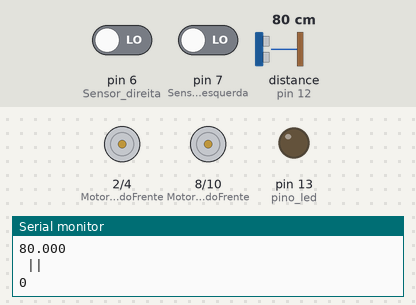
Bench run of a sketch on a simulated Arduino Uno, built with avr-gcc and run on an emulated ATmega328P. Shown: motor-driver pin pairs drawn as motors (green arrow = first pin HIGH = forward, orange = second pin HIGH = backward, longer = more drive, scaled by the enable pin), output pins drawn as LEDs (lit = HIGH), the last lines printed to the serial monitor. The test bench sets the inputs (shaded band); at power-on: pin 6 (Sensor_direita) LOW, distance to the obstacle (sensor on pin 12) 80 cm, pin 7 (Sensor_esquerda) LOW. The echo pulse lasts 58.3 µs per cm.

Above: at 6.2 s.
6.3 s: pin 6 (Sensor_direita) driven HIGH
At 6.55 s:
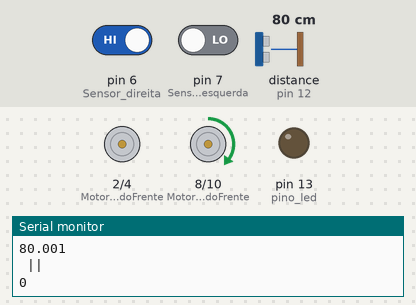
9.3 s: distance to the obstacle (sensor on pin 12) set to 7 cm
12.3 s: distance to the obstacle (sensor on pin 12) set to 4 cm
At 13.9 s:
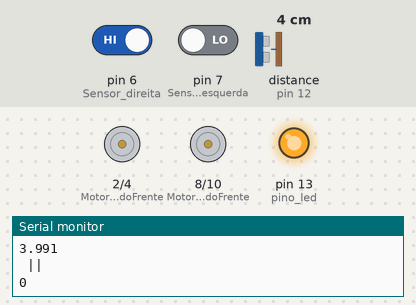
At 15.3 s:
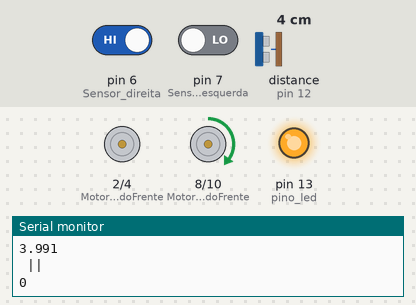
Timing chart, 0 to 27.3 s (numbered marks = the images above; inputs shaded):
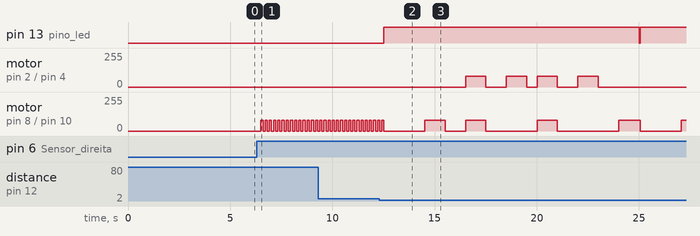

Measured:
- the behaviour switches between 6 and 5 cm on distance to the obstacle (sensor on pin 12) (found by bisection; images 1 and 2)
- after the input at 6.3 s, motor on pin 8 (MotorB_sentidoFrente) / pin 10 (MotorB_sentidoTras): alternates forward 80/255 for 0.11 s and stopped for 0.10 s, starting after 0.20 s
- after the input at 12.3 s, pin 13 (pino_led): LOW → HIGH after 0.21 s, → LOW 12.5 s later, → HIGH 0.05 s later; motor on pin 2 (MotorA_sentidoFrente) / pin 4 (MotorA_sentidoTras): stopped → forward 80/255 after 4.2 s, → stopped 1.0 s later, → forward 80/255 1.0 s later, → stopped 1.0 s later, … (8 changes in this stretch)

The sketch:

ArduinoCode.ino
```cpp
/*PROGRAMA FINAL VEÍCULO SEGUIDOR DE LINHA*/

//Carrega a biblioteca do sensor ultrassonico
#include <Ultrasonic.h>

/*DECLARAÇÃO DE VARIAVEIS*/

/*MOTORES*/
#define MotorA_sentidoFrente 2 //Motor A para frente
#define MotorA_sentidoTras 4   //Motor A para tras
#define MotorB_sentidoFrente 8 //Motor B para frente
#define MotorB_sentidoTras 10 //Motor B para tras
#define MotorA_PWM 3 //Controla a velocidade Motor A
#define MotorB_PWM 9 //Controla a velocidade Motor A

/*SENSOR DE REFLETÂNCIA*/
#define Sensor_direita 6 //Sensor direito
#define Sensor_esquerda 7 //Sensor direito
bool direita, esquerda; //Tranforma em valores lógicos

/*SENSOR ULTRASONICO*/
#define pino_trigger 11 //Entrada do pulso ultrasônico
#define pino_echo 12 //Saída do pulso ultrasônico
Ultrasonic ultrasonic(pino_trigger, pino_echo);

/*LED*/
#define pino_led 13 //Pino do LED


/*Cria 4 níveis de velocidade*/
#define veloc0 0
#define veloc1 60
#define veloc2 80
#define veloc3 255

/*Configurações do sitema*/
void setup() {
  delay(5000); //Espera 5 segundos para iniciar
  Serial.begin(115200); //Frequência leitura dos dados
  /*Define pinos de entrada e saída*/
  pinMode(MotorA_sentidoFrente, OUTPUT);
  pinMode(MotorA_sentidoTras, OUTPUT);
  pinMode(MotorB_sentidoFrente, OUTPUT);
  pinMode(MotorB_sentidoTras, OUTPUT);
  pinMode(MotorA_PWM, OUTPUT);
  pinMode(MotorB_PWM, OUTPUT);
  pinMode(Sensor_direita, INPUT);
  pinMode(Sensor_esquerda, INPUT);
  pinMode(pino_led, OUTPUT);

}

void loop() {
    //Le as informacoes do sensor
  float cmMsec;
  long microsec = ultrasonic.timing();
  cmMsec = ultrasonic.convert(microsec, Ultrasonic::CM);

  //Exibe informacoes no serial monitor

  Serial.print(cmMsec);
  direita = digitalRead(Sensor_direita);
  esquerda = digitalRead(Sensor_esquerda);
  Serial.println(direita);
  Serial.println(" || ");
  Serial.println(esquerda);

  delay(50);

  //Define o sentido de rotação dos motores
  digitalWrite(MotorA_sentidoFrente, HIGH);
  digitalWrite(MotorA_sentidoTras, LOW);
  digitalWrite(MotorB_sentidoFrente, HIGH);
  digitalWrite(MotorB_sentidoTras, LOW);

  //Leituras dos Sensores


  //Caso seja dectado um obstáculo a 5 cm:
  if (cmMsec <= 5.0) {
    digitalWrite(pino_led, HIGH); //acende o LED vermelho


    analogWrite(MotorA_PWM, veloc0); //para
    analogWrite(MotorB_PWM, veloc0);
    delay(2000);
    analogWrite(MotorA_PWM, veloc0);
    analogWrite(MotorB_PWM, veloc2);
    delay(1000);
    analogWrite(MotorA_PWM, veloc0); //para
    analogWrite(MotorB_PWM, veloc0);
    delay(1000);
    analogWrite(MotorA_PWM, veloc2); ////para frente
    analogWrite(MotorB_PWM, veloc2);
    delay(1000);
    analogWrite(MotorA_PWM, veloc0); //para
    analogWrite(MotorB_PWM, veloc0);
    delay(1000);
    analogWrite(MotorA_PWM, veloc2); //gira a 90º graus para direita
    analogWrite(MotorB_PWM, veloc0);
    delay(1000);
    analogWrite(MotorA_PWM, veloc0); //para
    analogWrite(MotorB_PWM, veloc0);
    delay(500);
    analogWrite(MotorA_PWM, veloc2); //para frente
    analogWrite(MotorB_PWM, veloc2);
    delay(1000);
    analogWrite(MotorA_PWM, veloc0); //para
    analogWrite(MotorB_PWM, veloc0);
    delay(1000);
    analogWrite(MotorA_PWM, veloc2); //gira a 90º graus para direita
    analogWrite(MotorB_PWM, veloc0);
    delay(1000);
    analogWrite(MotorA_PWM, veloc0); //para
    analogWrite(MotorB_PWM, veloc0);
    delay(1000);
    analogWrite(MotorA_PWM, veloc0); //gira a 90º graus para esquerda
    analogWrite(MotorB_PWM, veloc2);
    delay(1000);
    digitalWrite(pino_led, LOW); //Apaga o led


  }
  //Caso o caminho esteja livre
  else {
  //Se detectar preto liga os 2 motores
  if (direita == true && esquerda == true) {
    analogWrite(MotorA_PWM, veloc2);
    analogWrite(MotorB_PWM, veloc2);
  //Se detectar a esquerda detectar branco, vira a esquerda
  } else if (direita == true && esquerda == false) {
    analogWrite(MotorA_PWM, veloc0); //para
    analogWrite(MotorB_PWM, veloc0);
    delay(100);
    analogWrite(MotorA_PWM, veloc0);
    analogWrite(MotorB_PWM, veloc2);
    delay(50);
  //Se detectar a direita detectar branco, vira a direita
  } else if (direita == false && esquerda == true) {
    analogWrite(MotorA_PWM, veloc0); //para
    analogWrite(MotorB_PWM, veloc0);
    delay(100);
    analogWrite(MotorA_PWM, veloc2);
    analogWrite(MotorB_PWM, veloc0);
    delay(50);
  //Se detectar os dois detectarem branco, vira a para
  } else if (direita == false && esquerda == false) {
    analogWrite(MotorA_PWM, veloc0);
    analogWrite(MotorB_PWM, veloc0);
  }
} }
```
